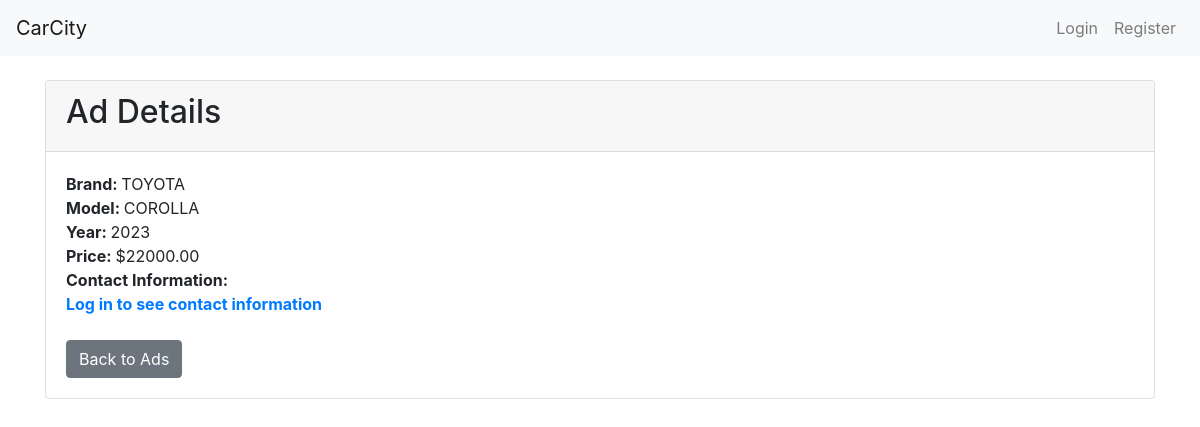
The app's page /ad/4/ with its own data.
### CarCity/models.py (models this page shows, shortened)
class Ad(models.Model):
    user = models.ForeignKey(User, on_delete=models.CASCADE)
    brand = models.CharField(max_length=100)
    model = models.CharField(max_length=100)
    pic = models.ImageField(null=True, blank=True)
    year = models.PositiveIntegerField()
    price = models.DecimalField(max_digits=10, decimal_places=2)
    contact_info = models.CharField(max_length=200)

### CarCity/views.py (the view)
# urls.py: path('ad/<int:ad_id>/', views.ad_detail, name='ad_detail'),
def ad_detail(request, ad_id):
    ad = get_object_or_404(Ad, id=ad_id)
    return render(request, 'CarCity/ad_detail.html', {'ad': ad})

### CarCity/templates/CarCity/ad_detail.html
{% extends 'CarCity/base.html' %}
{% block content %}
  <div class="card">
    <div class="card-header">
      <h2>Ad Details</h2>
    </div>
    <div class="card-body">
      <strong class="card-title">Brand: </strong>{{ ad.brand }}<br><strong>Model: </strong> {{ ad.model }}<br><strong>Year: </strong> {{ ad.year }}<br>
      <strong class="card-text">Price: </strong>${{ ad.price }}</strong><br>
      <strong class="card-text">Contact Information: </strong>{% if user.is_authenticated %}{{ ad.contact_info }}{% else %}<br><a href="{% url 'accounts:login' %}"><strong>Log in to see contact information</a>{% endif %}</strong><br><br>
      <a href="{% url 'CarCity:ad_list' %}" class="btn btn-secondary">Back to Ads</a>
    </div>
  </div>
{% endblock %}

### records on screen
Ad: brand "TOYOTA", model "COROLLA", year "2023", price "22000.00"
